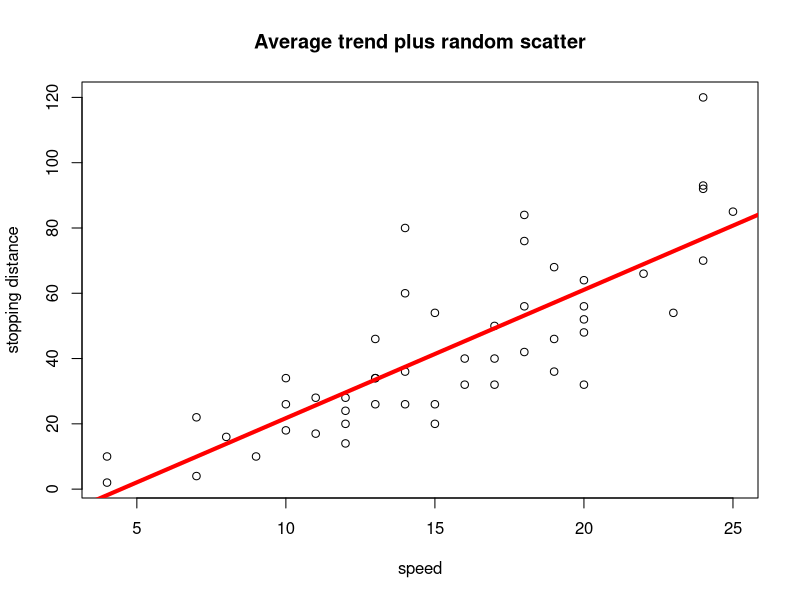
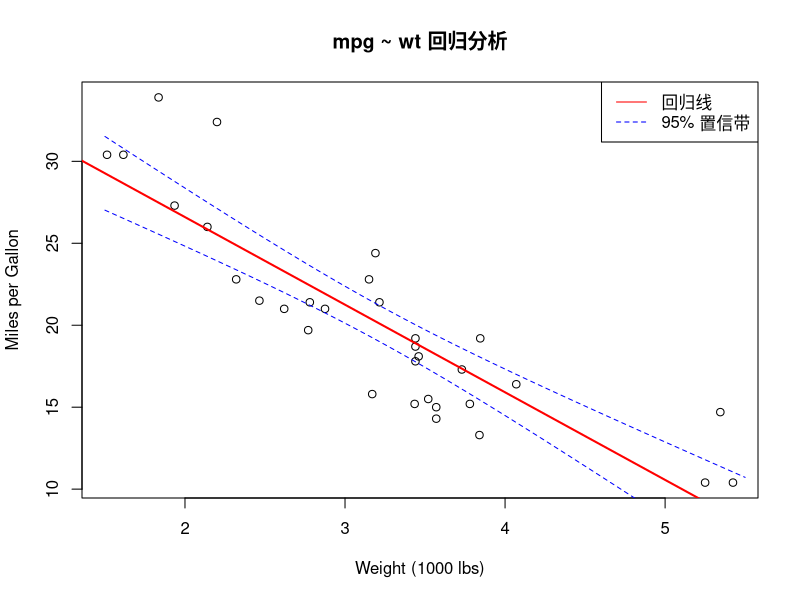
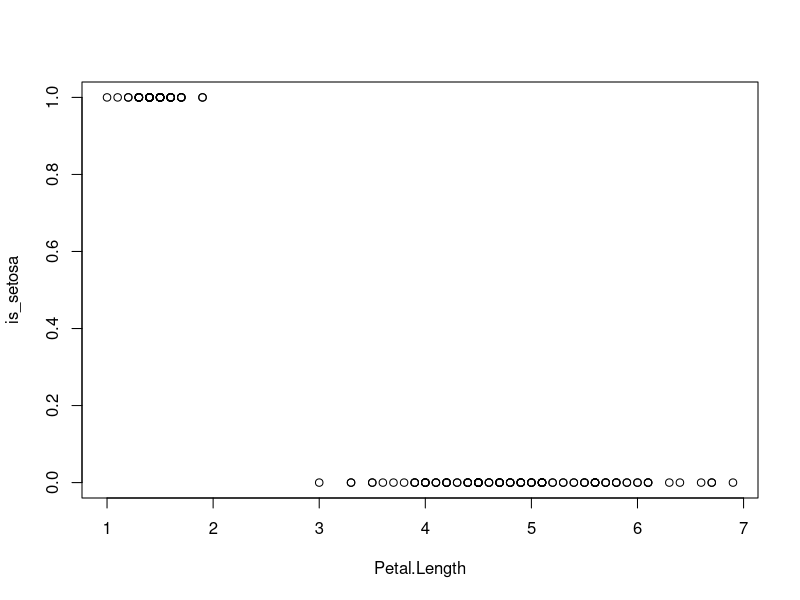
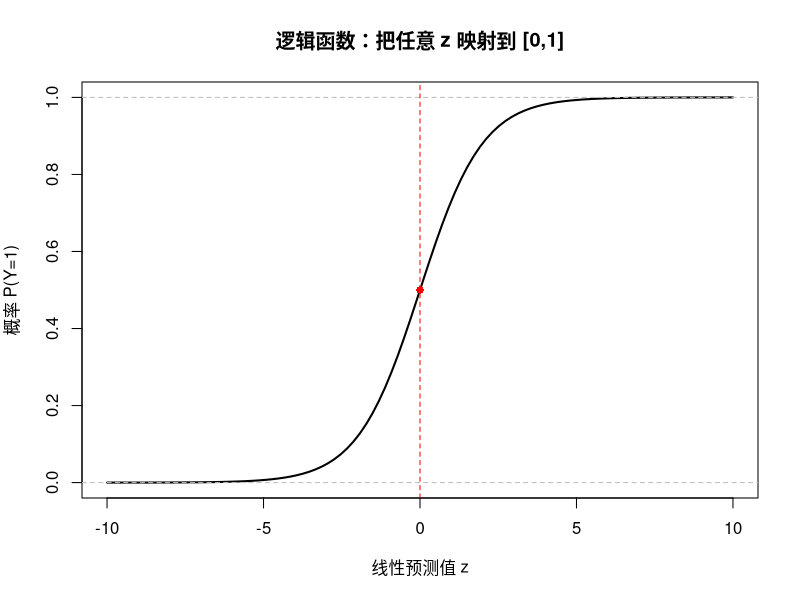
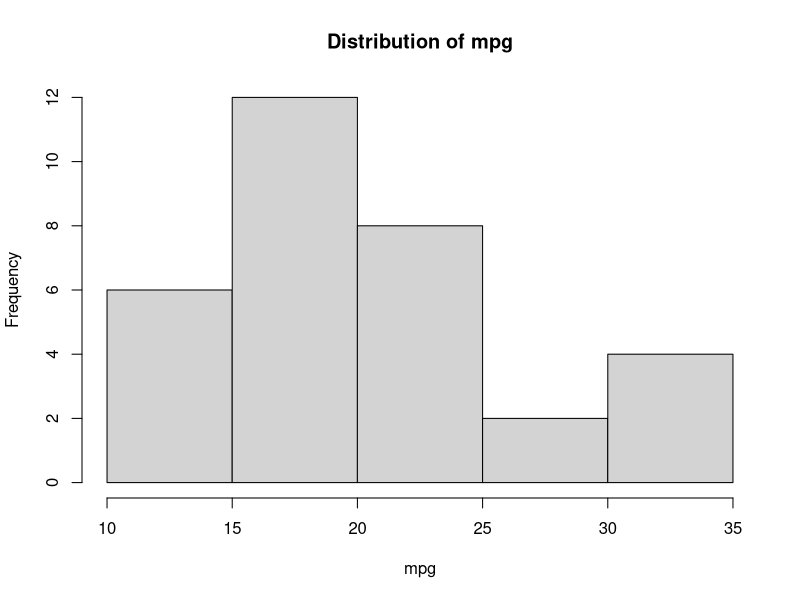
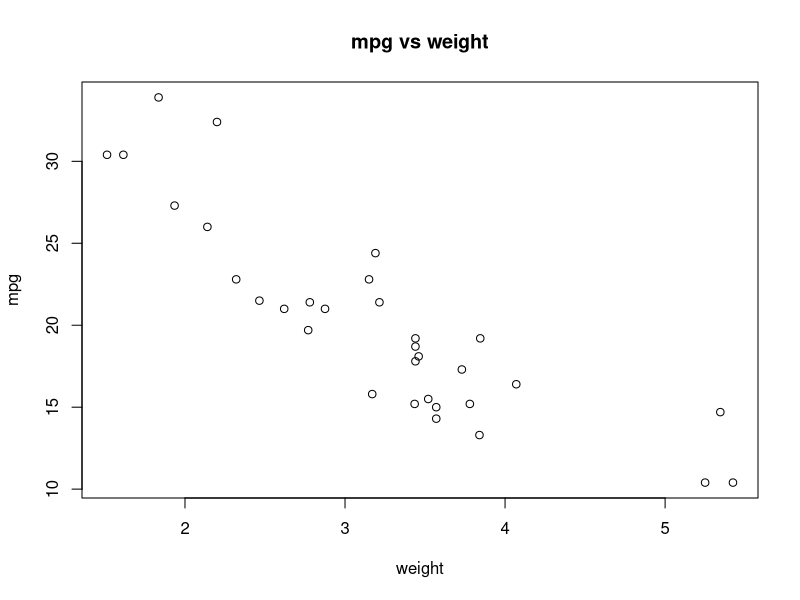
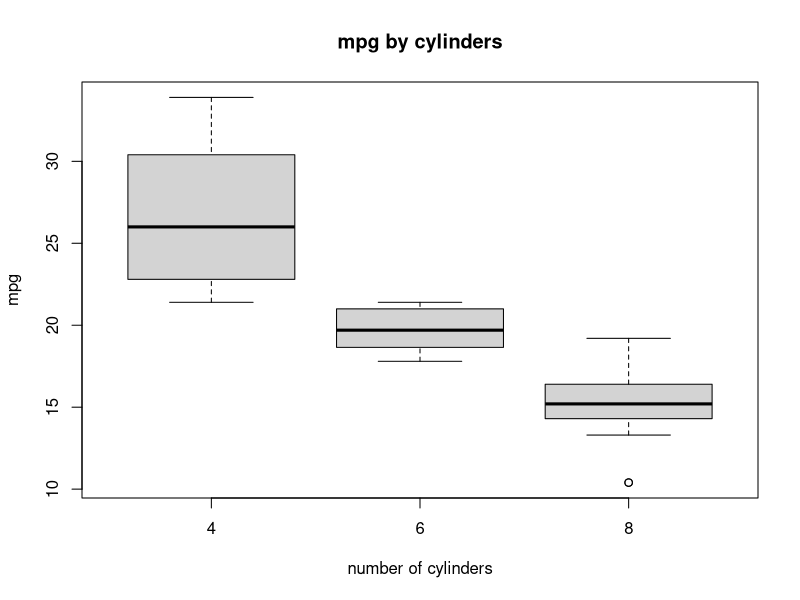

Here is the R script that generated these plots, in order:
data(cars)
# cars 是list，如果 speed, dist 两列又是 list，所以需要用 [["xxx"]] 来取出列的元素值（向量）
plot(cars[["speed"]],cars[["dist"]],xlab="speed",ylab="stopping distance",main="Average trend plus random scatter")
# fit 类型是list类型，可以用 typeof(fit) 或者 is.list(fit) 来查看
# R 语言默认回归算法 是 OLS（最小二乘法），dist ~ speed 是 公式语法，左侧是要预测的Y，波浪线是”被建模“的意思，右侧是用于预测的 X
#  dist~speed 意思是通过已有数据，要预测不同速度下的刹车举例distance
fit <- lm(dist~speed, data=cars)
# lm 类型，直接打印用的lm类的打印方式组织输出
print(fit)
# 强制用list类型打印
print.default(fit)
abline(fit,col="red",lwd=4)
# 提取器函数，用于从回归模型中提取系数：Intercept ， speed （截距和斜率）
coef(fit)



data(mtcars)
# mpg 油耗， wt 车重， 根据车重预测油耗
fit <- lm(mpg~wt,data=mtcars)
summary(fit)
# 计算回归系数的置信区间 (Confidence Interval)
confint(fit)
# 用训练好的模型，对新数据做预测，fit 就是训练好的模型
# interval= "prediction" 不仅要预测值，还要给个预测区间
# 预测车重是2500磅 3500磅的车重量
# 输出 lwr，upr 是下限和上限，fit 是均值
predict(fit,newdata = data.frame(wt=c(2.5,3.5)), interval= "prediction")
# 绘制回归线和置信带
plot(mtcars$wt, mtcars$mpg,
     xlab="Weight (1000 lbs)",
     ylab="Miles per Gallon",
     main="mpg ~ wt 回归分析")

abline(fit, col="red", lwd=2)

# 添加置信区间带
new_wt <- data.frame(wt=seq(1.5, 5.5, length=100))
# pred 返回的是矩阵，不是数据框
pred <- predict(fit, new_wt, interval="confidence")
lines(new_wt$wt, pred[,2], col="blue", lty=2)
lines(new_wt$wt, pred[,3], col="blue", lty=2)

legend("topright", 
       legend=c("回归线", "95% 置信带"),
       col=c("red", "blue"), lty=c(1, 2))




data(iris)

# RSE ： Residual standard error 残差，预测值与实际值的平均误差 越小越好
# R² (Multiple R-squared) 决定系数 模型解释了 Y 的多少百分比的变化（解释力多强） 0-1，越大越好

# 连续响应 + 连续解释变量
# 根据花的花瓣长度预测花萼长度
fit_lm <- lm(Sepal.Length~Petal.Length, data=iris)
# 预测值 = 截距 + 斜率 × 花瓣长度
# (Intercept)   4.30660    0.07839   54.94   <2e-16 ***
# 截距行，也就是 花瓣 长度为0时候，花萼长度预测为4.31 cm
# Petal.Length  0.40892    0.01889   21.65   <2e-16 ***
# 连续系统的系数是斜率
# 花瓣长度每增加1cm，花萼长度平均增加0.41cm
# Residual standard error: 0.4071 on 148 degrees of freedom
# Multiple R-squared:   0.76,	Adjusted R-squared:  0.7583 
summary(fit_lm)

# 连续响应 + 分类解释变量
# 根据花的物种预测花萼长度
fit_group <- lm(Sepal.Length~Species, data=iris)
# R 自动将分类变量转换为虚拟变量 (dummy variables)，并选择第一个类别作为基准组 (baseline)
# (Intercept)         5.0060     0.0728  68.762  < 2e-16 ***
# setosa 物种的平均花萼长度
# Speciesversicolor   0.9300     0.1030   9.033 8.77e-16 ***
# versicolor 比 setosa 长 0.93
# p < 0.001 看 Pr(>|t|) 这一列，说明差异 极显著， p 越小越显著，*号越多越显著
# Multiple R-squared:  0.6187
# R-squared 物种能解释 61.9% 的花萼长度变化
# Residual standard error: 0.5148
# RSE = 0.5148 预测误差约 ±0.51 cm
# 分类变量的系数不是传统斜率，而是"相对于基准组的差值"，所以只有 k-1 行（k=类别数）。
summary(fit_group)

# 二元响应：是否setosa
# 根据花瓣长度，预测这朵花是不是 setosa
iris[["is_setosa"]] <- ifelse(iris[["Species"]] == "setosa" , 1, 0)
# family = binomial() 它告诉 R：Y 是二项分布，使用逻辑回归
fit_logit <- glm(is_setosa~Petal.Length, data=iris, family = binomial())
# (Intercept)     91.67   47334.35   0.002    0.998
# Petal.Length   -37.22   18357.58  -0.002    0.998
# p值接近1，不可信
# Residual deviance: 7.3324e-09  on 148  degrees of freedom
# 残差接近 0，过拟合
summary(fit_logit)

plot(iris$Petal.Length, iris$is_setosa,
     xlab="Petal.Length", ylab="is_setosa")


# sigmod 逻辑回归函数，用来把线性预测值转换成概率**，也就是Y是二元变量
z <- seq(-10, 10, length=100)
p <- 1 / (1 + exp(-z))

plot(z, p, type="l", lwd=2,
     xlab="线性预测值 z", 
     ylab="概率 P(Y=1)",
     main="逻辑函数：把任意 z 映射到 [0,1]")
abline(h=c(0,1), col="gray", lty=2)
abline(v=0, col="red", lty=2)
points(0, 0.5, col="red", pch=16)


# 建模前的准备工作
data(mtcars)
summary(mtcars[, c("mpg", "wt", "hp", "cyl")])

hist(mtcars[["mpg"]], main = "Distribution of mpg", xlab = "mpg")
plot(mtcars[["wt"]], mtcars[["mpg"]],
     xlab = "weight",
     ylab = "mpg",
     main = "mpg vs weight")
boxplot(mpg ~ cyl, data = mtcars,
        xlab = "number of cylinders",
        ylab = "mpg",
        main = "mpg by cylinders")
